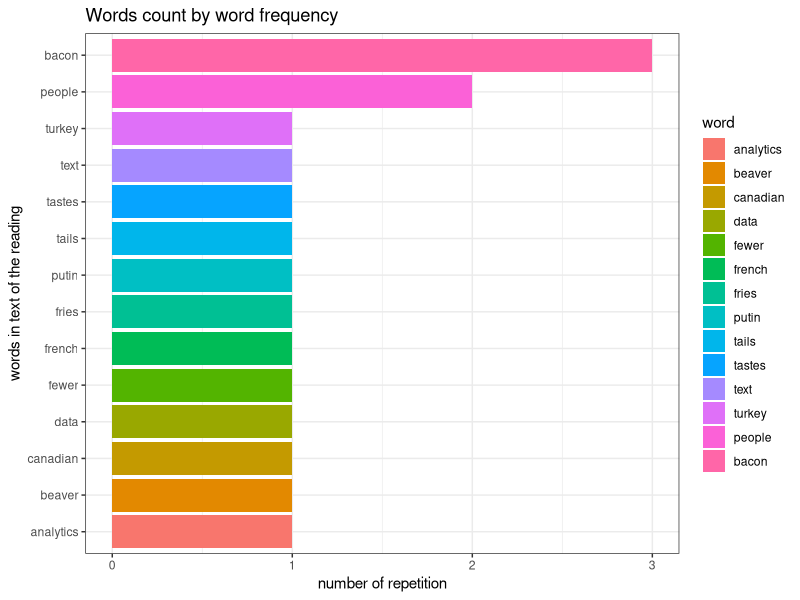

Write the R code that produced this figure.
##### Class: Text Analytics and Natural Language Processing 
##### Karley Webster
##### MBAN2 HULT 2021
##### Tokenization and frequencies
##### Version 0.1

#install.packages("tidytext")
#install.packages("tidyverse")
#install.packages("stringr")

library(stringr)
library(tidytext)
library(tidyverse)
library(dplyr)
library(ggplot2)
library(ggthemes)

#01. Creating a vector with long sentences
my_txt <- c("I think that data is the new bacon", 
            "What is more. I think text analytics is the new turkey bacon", 
            "very few people know how good Canadian bacon is",
            "even fewer people know how a beaver tails tastes like",
            "Putin french fries are not so good")

#02. Putting the vector in a data frame
mydf <- data.frame(line=1:5, text=my_txt)
print(mydf) #5 observation and 2 variables


#In case we want to upload a file: To be confirm 
#Mydf <- data.frame(xyz.csv)
#Mydf<-data.frame(path.csv)

#03. Tokenizing the mydf dataframe
token_list <- mydf %>%
  unnest_tokens(word,text) #takes the text and creates a vector at word level (only one word), takes out the punctuation. To maintain punctuation include it, unnest_tokens(word, text, token = "words / characters / sentences", stript_punct = F)
print(token_list)

#04. Token frequencies
frequency_tokens <- mydf %>%
  unnest_tokens(word,text) %>% #Creates the single words
  count(word, sort =TRUE) %>%  #Counts how many time the word appears
  drop_na() #helps to drop na if existed

print(frequency_tokens) #n stands for frequency

#05. Removing stop words (I, you, me, the, of, etc)
data(stop_words)

frequencies_tokens_nostop <- mydf %>%
  unnest_tokens(word,text) %>% #Creates the single words
  anti_join(stop_words) %>% #Eliminates the stop words from the data frame
  count(word, sort =TRUE) #Counts how many time the word appears without the stop words

print(frequencies_tokens_nostop)

#06. Token frequency bar chart
freq_hist <- mydf %>%
  unnest_tokens(word,text) %>% #Creates the single words
  anti_join(stop_words) %>% #Eliminates the stop words from the data frame
  count(word, sort =TRUE) %>% #Counting words frequency base on "n" number of times the word appears
  mutate(word=reorder(word, n)) %>% #Updates the word variable in a descending order
  #Plotting the counting words graph
  ggplot(aes(word, n, fill=word))+ #words in x and n count in y, the fill will give the color if wanted by the choosen variable
  geom_col()+ #creates bar charts, if we want histograms we should use geom_histogram(binwidth=XX)
  labs(x = "words in text of the reading", y = "number of repetition")+ #Creating the title axes for x and y
  ggtitle("Words count by word frequency") + #Creating the title of the graph
  theme_bw()+ #choosing the theme for the graph
  coord_flip() #flipping from vertical to horizontal

print(freq_hist)
